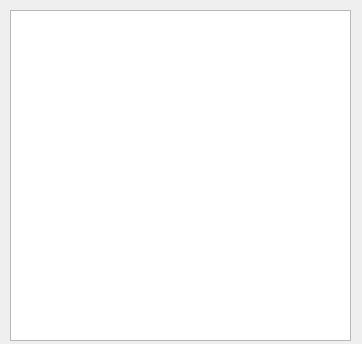
<?xml version="1.0" encoding="UTF-8"?>
<ui version="4.0">
 <class>view_produtos</class>
 <widget class="QDialog" name="view_produtos">
  <property name="geometry">
   <rect>
    <x>0</x>
    <y>0</y>
    <width>362</width>
    <height>344</height>
   </rect>
  </property>
  <property name="windowTitle">
   <string>Dialog</string>
  </property>
  <widget class="QTableWidget" name="tw_produtos">
   <property name="geometry">
    <rect>
     <x>10</x>
     <y>10</y>
     <width>341</width>
     <height>331</height>
    </rect>
   </property>
  </widget>
 </widget>
 <resources/>
 <connections/>
</ui>
